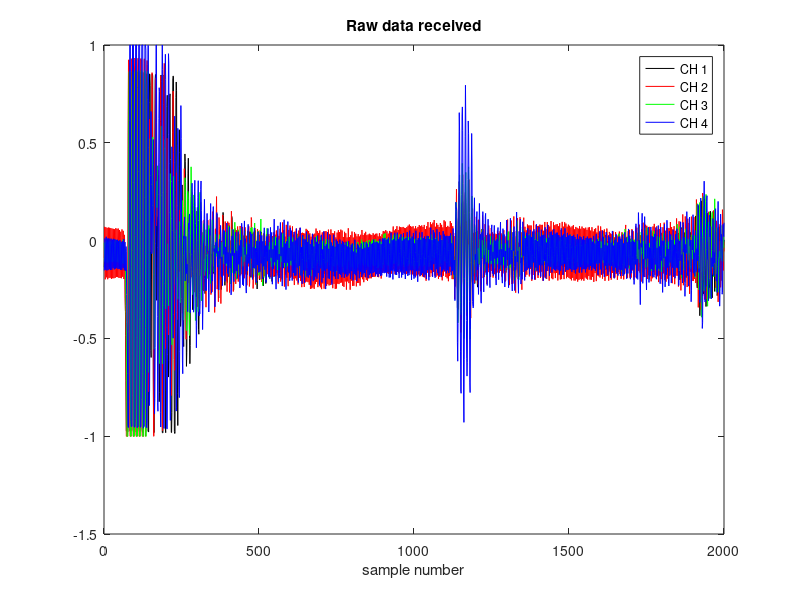

Write the MATLAB code that produced this figure. (Note: this script raises an error after producing the figure.)
function cpx3_sonar_v4
% by george york
% sends 10KHz pulses, received by 4 channel array, does sonar processing, and plots
% in polar format
% Also can work on canned test data


% Default Parameters
format LONG        % increases the percision of numbers printed on the command line
continuous = 0.0;  % 0 means only do one image; >0 means continuously create sonar images
live = 0.0;        % 0 means artficial data; >0 means live data from A/D board
show_images = 1.0; % 0 means do not show intermediate stages images; 1 means show all images
persist = 0.75;     % ranges from 0.0 for no persistence to 1.0 for maximum persistence

c = 1136;           %speed of sound in air in ft/sec
SampleRate = 100000;
frequency = 10000;  % of pulse
samples_per_cycle = SampleRate / frequency;
N = 2000;           % number of samples taken per sensor; range = about 10 feet
FrameSize = N;
upsample = 2;       % later upsampling by 2
num_elements = 4;   % number of elements in array
cycles = 6;         % number of cycles in transmitted pulse
Fs_out = 44100;     % sample frequency of the output DAC
max_range = 100;    % range of the output display in # of pixels
min_range = 2;      % range blanked on the output display in # of pixels
pulse_length = cycles*samples_per_cycle; % pulse length in number of samples
top    = 0.9;     % top threshold for contrast enhancement (window/level) (must be between 0 and 1) 
bottom = 0.6;     % bottom thrseshold for contrast enhancement (window/level) (must be between 0 and 1)
colormap(gray);   % grayscale images, not color

% CREATE DATA ARRAYS NEEDED FOR FUNCTIONS
% NumBeams = 21; 
NumBeams = (samples_per_cycle*upsample) + 1;  %should be 21 for default case


data2 = zeros(N*upsample,num_elements);
beams = zeros(NumBeams, N*upsample);
demod_I = zeros(NumBeams, N*upsample+10);
demod_Q = zeros(NumBeams, N*upsample+10);
Mag_image = zeros(N*upsample, NumBeams);
persist_image = zeros(max_range,(2*max_range + 1));
SF = zeros(4,1);

% PRECOMPUTE LOOK-UP TABLES TO SPEED UP FUNCTIONS
% -- add your look-up tables here.  They don't cost you any time here



%blackman filter coefficients
% For LPF using blackman rectangular filter
WindowLength = 2*samples_per_cycle*upsample; % 2 cycles
a=1:WindowLength;
blackman(a) = 0.42 - 0.5*cos(2*pi*(a-1)/(WindowLength-1)) + 0.08*cos(4*pi*(a-1)/(WindowLength-1));
filter_coef = blackman;

% initialize A/D board, if necessary
if live > 0
    c6x_daq('Init', 'ths1206.out');     % use TI THS1206 EVM
    c6x_daq('FrameSize', N);
    c6x_daq('QueueSize', 2*N);
    SampleRate = c6x_daq('SampleRate', SampleRate);
    numChannels = c6x_daq('NumChannels', 4);
    c6x_daq('TriggerMode', 'Auto');
    c6x_daq('TriggerSlope', '+');
    c6x_daq('TriggerValue', 0.1);
    c6x_daq('TriggerChannel', 0);
    c6x_daq('GetSettings');
    c6x_daq('Version');
end

if live > 0
    % send out test pulse to warm up speaker
    pulse = create_pulse(cycles, frequency, Fs_out);
    sound(pulse,Fs_out);
    pause(1);
end


iii = 1;
game_on = 1;
while game_on > 0
    
    % STAGE 0: TRANSMIT PULSE
    time1 = tic;
    
    if live > 0
        %create pulse to transmit
        pulse = create_pulse(cycles, frequency, Fs_out);
        %send sound out PC speaker port 
        sound(pulse,Fs_out);
        %receive data
        data = c6x_daq('GetFrame');
        time2 = toc(time1);
        if (show_images == 1.0)  % plot pulse
            figure(1);
            plot(pulse);
            title('Transmitted Pulse');
            xlabel('sample number');
            % add labels
        end
    else
        % use canned data
        if continuous == 0
           dataz = load('test_data');
           data = dataz.data;
        else
           dataz = load('test_data3');
           data(1:N,1:num_elements) = dataz.data_frames(1:N,1:num_elements,iii);
        end
        time2 = toc(time1);
    end
    Stage0_transmit_time = time2
    total_time = Stage0_transmit_time;
    total_time = 0;  % don't include transmit pulse since using canned data
    
    % plot received data
    if (show_images == 1.0)
        figure(2);
        P1=plot(data(:,1),'k');
        hold on
        P2=plot(data(:,2),'r');
        P3=plot(data(:,3),'g');
        P4=plot(data(:,4),'b');
        hold off
        legend('CH 1', 'CH 2', 'CH 3', 'CH 4');
        title('Raw data received');
        xlabel('sample number');
    end
    
    % STAGE 1a: Calibrate Start, remove transimitted "bang" and find start of data
    %          - move data up to start of bang
    %          - blank out transmitted pulse (could impact calibration)
    time1 = tic;
 
    [data, data_start, data_end] = cal_start(data, N, pulse_length); 
    
    time2 = toc(time1);
    Stage1a_cal_start_time = time2 
    total_time = total_time + Stage1a_cal_start_time;
    
    % plot modified data
    if (show_images == 1.0)
        figure(3);
        P1=plot(data(:,1),'k');
        hold on
        P2=plot(data(:,2),'r');
        P3=plot(data(:,3),'g');
        P4=plot(data(:,4),'b');
        hold off
        legend('CH 1', 'CH 2', 'CH 3', 'CH 4');
        title('data after blanking and shifting');
        xlabel('sample number');
    end
    
    % STAGE 1b: Self Calibrate Arrays
    %          - remove DC bias
    %          - normalize energy across arrays
    time1 = tic;
 
    [data] = cal_array(data, data_start, data_end); 
    
    time2 = toc(time1);
    Stage1b_cal_array_time = time2
    total_time = total_time + Stage1b_cal_array_time;

    % plot modified data
    if (show_images == 1.0)
        figure(4);
        P1=plot(data(:,1),'k');
        hold on
        P2=plot(data(:,2),'r');
        P3=plot(data(:,3),'g');
        P4=plot(data(:,4),'b');
        hold off
        legend('CH 1', 'CH 2', 'CH 3', 'CH 4');
        title('data after auto-calibate (remove DC and auto-scale)');
        xlabel('sample number');
    end
   
    
  % STAGE 2: Time Gain Compensation
  %  adjust for annenuation of signal over distance
    time1 = tic;
 
    [data] = time_gain_compensation(data, N); 
    
    time2 = toc(time1);
    Stage2_TGC_time = time2
    total_time = total_time + Stage2_TGC_time;
    
    % plot modified data
    if (show_images == 1.0)
        figure(5);
        P1=plot(data(:,1),'k');
        hold on
        P2=plot(data(:,2),'r');
        P3=plot(data(:,3),'g');
        P4=plot(data(:,4),'b');
        hold off
        legend('CH 1', 'CH 2', 'CH 3', 'CH 4');
        title('data after time gain compensation');
        xlabel('sample number');
    end

   % STAGE 3: Noise Removal LPF
   %    This is a good place to add a noise removal LPF,
   %    especially to band limit the signal before upsampling
 
   % First plot spectrum of original data
   % (use simple FFT, rect window)
   % only plot channel 1
    if (show_images == 1.0)
        figure(6);
        a = 1:N;
        x = a*(SampleRate/N);
        plot(x, abs(fft(data(:,1))));
        title('channel 1 spectrum (not shifted) before noise smoothing');
        xlabel('frequency (Hz)');
    end
   
    time1 = tic;
 
    [data] = noise_remove_LPF(data); 

    time2 = toc(time1);
    Stage3_noiseLPF_time = time2
    total_time = total_time + Stage3_noiseLPF_time;
    
    % plot modified data
    if (show_images == 1.0)
        figure(7);
        P1=plot(data(:,1),'k');
        hold on
        P2=plot(data(:,2),'r');
        P3=plot(data(:,3),'g');
        P4=plot(data(:,4),'b');
        hold off
        legend('CH 1', 'CH 2', 'CH 3', 'CH 4');
        title('data after noise smoothing');
        xlabel('sample number');
    end
   % Plot spectrum of data after LPF
   % (use simple FFT, rect window)
   % only plot channel 1
    if (show_images == 1.0)
        figure(8);
        a = 1:N;
        x = a*(SampleRate/N);
        plot(x, abs(fft(data(:,1))));
        title('channel 1 spectrum (not shifted) after noise smoothing');
        xlabel('frequency (Hz)');
    end
   
    

   % STAGE 4: Upsampling
   %    Upsampling is done to increase the number of beams after
   %    beamforming (assuming simple delay-add beamforming)
   %    Assuming signal is bandlimited (by stage 5), upsampling
   %    can be done my (1) padding with zeroes between samples
   %    (2) then low pass filter the signal "images" created
   %
   %    Note: Dr York's routine is fixed for upsamping by "2".
   %    Call routine multiple times to upsample by 4, 8, 16, etc.
    time1 = tic;
 
    [data2] = upsampling(data, upsample); 

    time2 = toc(time1);
    Stage4_upsample_time = time2
    total_time = total_time + Stage4_upsample_time;
    
    % plot modified data
    if (show_images == 1.0)
        figure(9);
        P1=plot(data2(:,1),'k');
        hold on
        P2=plot(data2(:,2),'r');
        P3=plot(data2(:,3),'g');
        P4=plot(data2(:,4),'b');
        hold off
        legend('CH 1', 'CH 2', 'CH 3', 'CH 4');
        title('data after upsample');
        xlabel('sample number');
    end
   % Plot spectrum of data after upsample
   % (use simple FFT, rect window)
   % only plot channel 1
    if (show_images == 1.0)
        figure(10);
        a = 1:((N*upsample));
        x = a*(SampleRate/N);
        plot(x, abs(fft(data2(:,1))));
        title('channel 1 spectrum (not shifted) after upsample');
        xlabel('frequency (Hz)');
    end
   
   
    % STAGE 5:  Beamforming
    % Convert the data from the 4 channels into 21 "beams" using simple
    % delay-sum beamforming
    time1 = tic;
 
    [beams] = beamform(data2, NumBeams, FrameSize*upsample, num_elements);

    time2 = toc(time1);
    Stage5_beamform_time = time2
    total_time = total_time + Stage5_beamform_time;
    
    % plot modified data
    if (show_images == 1.0)
        figure(11);
        P1=plot(beams(11,:),'k');
        hold on
        P2=plot(beams(15,:),'r');
        hold off
        legend('broadside', 'off angle');
        title('Beams k=0 (broadside) and k=4 (off angle)');
        xlabel('sample number');
    end
   % Plot spectrum of broadside beam 
   % (use simple FFT, rect window)
   % only plot channel 1
    if (show_images == 1.0)
        figure(12);

        % a = 1:3984;
        a = 1:(FrameSize*upsample);
        %a = 1:beamlength;
        x = a*(SampleRate/N);
        %length(x)
        %length(abs(fft(beams(11,:))))
        plot(x, abs(fft(beams(11,:))));
        title('Spectrum of Broadside Beam');
        xlabel('frequency (Hz)');
    end
   
    % Plot image of beamformed data
    if (show_images == 1.0)
       figure(13);
       colormap(gray);
       imagesc(transpose(beams));
       title('Image of Beamformed Data');
       xlabel('Beams (each corresponds to a different angle)');
       ylabel('Distance (really sample number)');
   end
    
    
    
   % STAGE 6: Demodulate (get signal envelope or echo image)
   % This is done in 3 substages.  We use a quadrature detector (I + jQ)
   % because we cannot guarrentee to be in phase with the pulse.
   % STAGE 6a: Quad Demod Mixing
   % Demodulate the echo image by finding the envelope of the carrier pulse
   % First, multiply by the carrier (cos + jsin)
   % This moves the echo signal to DC and makes another copy at twice the
   % carrier frequency.
   % STAGE 6b: Quad Demod LPF
   %  LPF to remove harmonic at twice f, keeping DC component
   %  Convolves data with Filter_coef of length WindowLength
   % STAGE 6c: Find magnitude (echo image) from imaginary
   %           Find magnitude of I + jQ
   
   time1 = tic;

   [demod_I, demod_Q] = quad_demod_mix(beams, NumBeams, FrameSize*upsample, frequency, SampleRate*upsample );
   [demod_I_LPF, demod_Q_LPF] = quad_demod_LPF(demod_I, demod_Q, NumBeams, FrameSize*upsample, WindowLength, filter_coef);
   [Mag_image] = magnitude(demod_I_LPF, demod_Q_LPF, NumBeams, FrameSize*upsample);

   time2 = toc(time1);
   Stage6_demod_time = time2
   total_time = total_time + Stage6_demod_time;
   
    % plot modified data
    if (show_images == 1.0)
        figure(14);
        P1=plot(demod_I(11,:),'k');
        hold on
        P2=plot(demod_I(15,:),'r');
        hold off
        legend('broadside', 'off angle');
        title('After Mixing with cosine: component of Beams k=0 (broadside) and k=4 (off angle)');
        xlabel('sample number');
    end
   % Plot spectrum of broadside beam 
   % (use simple FFT, rect window)
   % only plot channel 1
    if (show_images == 1.0)
        figure(15);

        % a = 1:3984;
        a = 1:(FrameSize*upsample);
        %a = 1:beamlength;
        x = a*(SampleRate/N);
        %length(x)
        %length(abs(fft(beams(11,:))))
        plot(x, abs(fft(demod_I(11,:))));
        title('Spectrum of Broadside component of Beam after Mixing: ');
        xlabel('frequency (Hz)');
    end
   
    % Plot image of beamformed data
    if (show_images == 1.0)
       figure(16);
       colormap(gray);
       imagesc(transpose(demod_I));
       title('Image of component of Beamformed Data After Mixing: ');
       xlabel('Beams (each corresponds to a different angle)');
       ylabel('Distance (really sample number)');
   end
       % plot modified data

    if (show_images == 1.0)
        figure(17);
        P1=plot(demod_I_LPF(11,:),'k');
        hold on
        P2=plot(demod_I_LPF(15,:),'r');
        hold off
        legend('broadside', 'off angle');
        title('After Quad MLPF: I component of Beams k=0 (broadside) and k=4 (off angle)');
        xlabel('sample number');
    end
   % Plot spectrum of broadside beam 
   % (use simple FFT, rect window)
   % only plot channel 1
    if (show_images == 1.0)
        figure(18);

        % a = 1:3984;
        a = 1:(FrameSize*upsample);
        %a = 1:beamlength;
        x = a*(SampleRate/N);
        %length(x)
        %length(abs(fft(beams(11,:))))
        plot(x, abs(fft(demod_I_LPF(11,:))));
        title('Spectrum of Broadside I component of Beam after Quad LPF: ');
        xlabel('frequency (Hz)');
    end
   
    % Plot image of beamformed data
    if (show_images == 1.0)
       figure(19);
       colormap(gray);
       imagesc(transpose(demod_I_LPF));
       title('Image of I component of Beamformed Data After Quad LPF: ');
       xlabel('Beams (each corresponds to a different angle)');
       ylabel('Distance (really sample number)');
   end
   
    if (show_images == 1.0)
        figure(20);
        P1=plot(Mag_image(11,:),'k');
        hold on
        P2=plot(Mag_image(15,:),'r');
        hold off
        legend('broadside', 'off angle');
        title('After demodulation: Beams k=0 (broadside) and k=4 (off angle)');
        xlabel('sample number');
    end
   % Plot spectrum of broadside beam 
   % (use simple FFT, rect window)
   % only plot channel 1
    if (show_images == 1.0)
        figure(21);

        % a = 1:3984;
        a = 1:(FrameSize*upsample);
        %a = 1:beamlength;
        x = a*(SampleRate/N);
        %length(x)
        %length(abs(fft(beams(11,:))))
        plot(x, abs(fft(Mag_image(11,:))));
        title('Spectrum of Broadside Beam after Demodulation: ');
        xlabel('frequency (Hz)');
    end
   
    % Plot image of beamformed data
    if (show_images == 1.0)
       figure(22);
       colormap(gray);
       imagesc(transpose(Mag_image));
       title('Echo Image After Demodulation: ');
       xlabel('Beams (each corresponds to a different angle)');
       ylabel('Distance (really sample number)');
   end
   

   % fprintf('add proper downsampling?');
   
   % STAGE 7: Scan Conversion 
   %   Properly plot the "beams" in their actual spatial geometry
   %   Requires a polar conversion (beam data is stored in a rectangular
   %   array, but must be plotted polar).  Also requires interpolating
   %   pixels that lie in between beam lines.
   %
   %   This can be greatly speeded up by precomputing lookup tables
   
   % scale pixel magnitude to match my scan conversion thresholds
   the_max = max(max(Mag_image));
   Mag_image = Mag_image ./ the_max;
   Mag_image = Mag_image .* 36;
   
   time1 = tic;
   
   [sc_image] = scan_conversion(Mag_image, NumBeams, FrameSize*upsample, min_range, max_range);

   time2 = toc(time1);
   Stage7_scan_conversion_time = time2   
   total_time = total_time + Stage7_scan_conversion_time;
  
    % Plot scan converted echo image
    if (show_images == 1.0)
       figure(23);
       axis equal
       colormap(gray);
       imagesc(sc_image);
       title('Scan Converted Echo Image');
       xlabel('Distance Along Array');
       ylabel('Distance From Array');
   end
   
   fprintf('need to plot real distances');
   
   % STAGE 8: Image Enhancement
   %    such as speckle reduction or edge enhancement?
   
   
   
   % STAGE 9: Constrast/Brightness 
   %   This function warp's the dynamic range of the image intensity
   %   to emphasis features of interest.  There are many ways to do this
   %   such as:
   %          - logrithmic compression:  I = exp(I)
   %          - "window/level" (known as imadjust in matlab)
   %          - histeq (in matlab)

   % first look at histogram of image before contrast enhancement
   if (show_images == 1.0)
       figure(24);
       % turn image into 1-D vector
       image_vector = sc_image(1,:);
       for y=2:max_range
           image_vector = [image_vector sc_image(y,:)];
       end
       hist(image_vector,256);   
       title('Histogram of Echo Image before contrast enhanced');
       xlabel('Grey levels in image');
       ylabel('# of times each level occurred');
   end

   time1 = tic;
   
   % do "window-level"
   [sc_image] = contrast(sc_image, 2*max_range + 1, max_range, bottom, top);

   time2 = toc(time1);
   Stage9_contrast_time = time2 
   total_time = total_time + Stage9_contrast_time;
   
   %  look at histogram of image after contrast enhancement
   if (show_images == 1.0)
       figure(25);
       % turn image into 1-D vector
       image_vector = sc_image(1,:);
       for y=2:max_range
           image_vector = [image_vector sc_image(y,:)];
       end
       hist(image_vector,256);   
       title('Histogram of Echo Image after contrast enhanced');
       xlabel('Grey levels in image');
       ylabel('# of times each level occurred');
   end   

   % Plot scan converted echo image
   if (show_images == 1.0)
       figure(26);
       axis equal
       colormap(gray);
       imagesc(sc_image);
       title('Echo Image after contrast enhancement');
       xlabel('Distance Along Array');
       ylabel('Distance From Array');
   end
 
    
   % STAGE 10: Persistence (IIR Filter)
   %    A low pass filter over time can be done known as Persistence.
   %    Persistence is averaging the previous output image with the newly
   %    calculated image.  By changing the weight of the old vs new you
   %    can change the amount of persistence (or how long it takes old
   %    stuff to fade in the image over time).  This filter is great for
   %    remove speckle noise for slowly moving (or none moving) targets.
   %    However, it causes blurring of fast moving targets.
   
   if (persist == 0)
       
       figure(27);
       axis equal
       colormap(gray);
       imagesc(sc_image);
       title('Final Echo Image');
       xlabel('Distance Along Array');
       ylabel('Distance From Array');
       drawnow
   else
       % alternative data for persistence
       %sc_image = rand(max_range, 2*max_range + 1);
       %sc_image(25:30,47:53) = 0.5 * ones(6,7);
       
       time1 = tic;
       
       %persistence filter
       [persist_image] = persistence(sc_image, persist_image, 2*max_range + 1, max_range, persist);
       
       time2 = toc(time1);
       Stage10_persist_time = time2 
       total_time = total_time + Stage10_persist_time;
      
       figure(27);
       axis equal
       colormap(gray);
       imagesc(persist_image);
       title('Final Echo Image after persistence');
       xlabel('Distance Along Array');
       ylabel('Distance From Array');
       drawnow
   	% drawnow
    
   end
   
   % STAGE 11: Tracking and/or Velocity Estimation
   %    
   %    Various methods?
   %    - Sliding FFT (maybe FFT over 8 frames)for doppler
   %           doppler frequency shift porportional to velocity.
   %           are 8 frequency bins enough to detect velocity?
   %    - Correlation: with expected returned pulse shape
   %            see Matlab's xcorr (1-D) or xcorr2 (2-D)
   %         1-D options
   %         -- along beams before demodulation (pulse is 6 cycles of
   %         sinusiod)
   %         -- along beams after demodulation (pulse is a "rect" of length
   %         of 6 cycles of the sinusiod)
   %         2-D options
   %         -- image after scan conversion (need to estimate "blob" size)
   %    - Other image processing type tracking algorithm?
   %
   %    How to display?  most useful is to plot a color graphic (like a dot
   %    or cross-hairs) on sonar image, showing where you estimate target
   %    is on sonar image.
   %
   %    Measure velocity?  could calculate how far target moved between
   %    images
   %
   
   
   
   total_time
   iii = iii + 1;
   if (iii == 2)
       stage1_time = Stage1a_cal_start_time + Stage1b_cal_array_time;
       stage2_time = Stage2_TGC_time;
       stage3_time = Stage3_noiseLPF_time;
       stage4_time = Stage4_upsample_time;
       stage5_time = Stage5_beamform_time;
       stage6_time = Stage6_demod_time;
       stage7_time = Stage7_scan_conversion_time;
       stage9_time = Stage9_contrast_time;
       stage10_time = Stage10_persist_time;
   end
   if (continuous == 0)
        game_on = 0;
   else
      if (iii > 2)
          temp_time = Stage1a_cal_start_time + Stage1b_cal_array_time;
          stage1_time = [stage1_time temp_time];
          stage2_time = [stage2_time Stage2_TGC_time];
          stage3_time = [stage3_time Stage3_noiseLPF_time];
          stage4_time = [stage4_time Stage4_upsample_time];
          stage5_time = [stage5_time Stage5_beamform_time];
          stage6_time = [stage6_time Stage6_demod_time];
          stage7_time = [stage7_time Stage7_scan_conversion_time];
          stage9_time = [stage9_time Stage9_contrast_time];
          stage10_time = [stage10_time Stage10_persist_time];
      end
      if iii == 142   % for test_data3
          game_on = 0.0;
      end
               
    end
    

end % while
Stage1_average = mean(stage1_time)
Stage2_average = mean(stage2_time)
Stage3_average = mean(stage3_time)
Stage4_average = mean(stage4_time)
Stage5_average = mean(stage5_time)
Stage6_average = mean(stage6_time)
Stage7_average = mean(stage7_time)
Stage9_average = mean(stage9_time)
Stage10_average = mean(stage10_time)






